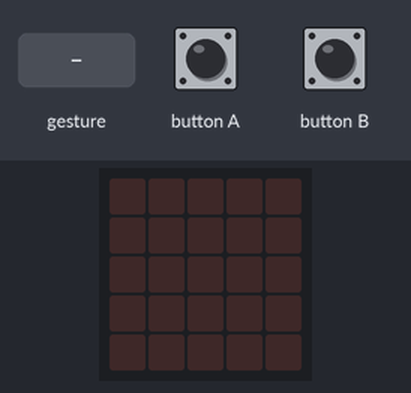
This program was run on a simulated BBC micro:bit running MicroPython. Shown: the board's 5×5 LED display. The inputs (shaded band) are chosen by the test bench. Random numbers come from a fixed seed; a tilt is held for 1.5 s and a shake lasts 1 s, then the board lies face up again.

Above: at 1.2 s.
1.3 s: gesture 'shake'
At 3.4 s:
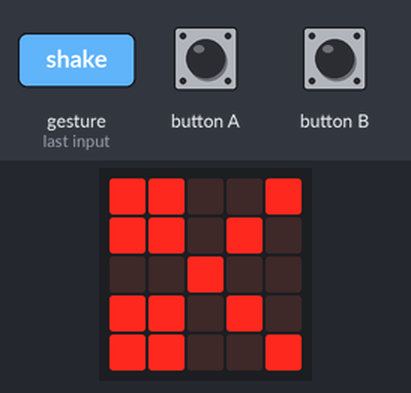
3.8 s: button B pressed for 3.2 s
At 8.1 s:
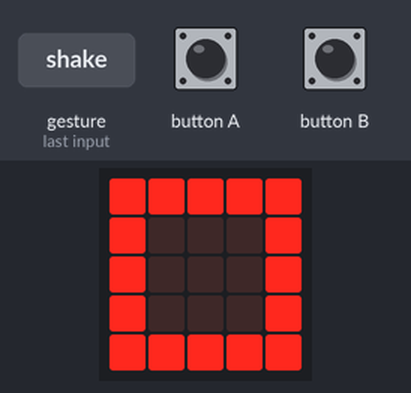
8.5 s: button B pressed for 0.15 s
At 8.57 s:
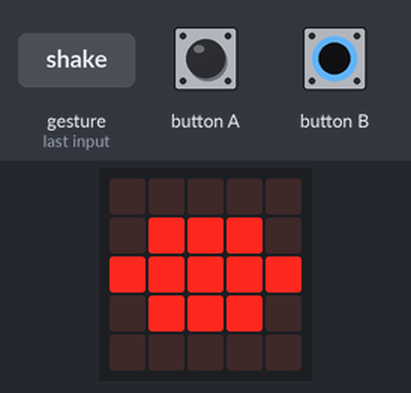
Timing chart, 0 to 11.5 s (numbered marks = the images above; inputs shaded):
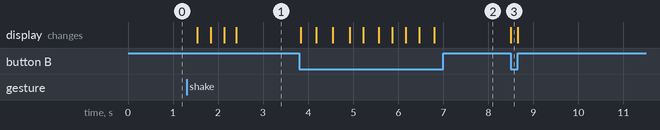

Measured:
- after the input at 1.3 s, the display: first changes after 0.24 s (image 1 shows a later state)
- after the input at 3.8 s, the display: changes at once (image 2)
- after the input at 8.5 s, the display: changes at once (image 3)

The program:

stein_saks_papir.py
```python
from microbit import *
import random

stein = Image("00000:"
              "09990:"
              "99999:"
              "09990:"
              "00000")

saks = Image("99009:"
             "99090:"
             "00900:"
             "99090:"
             "99009")

papir = Image("99999:"
              "90009:"
              "90009:"
              "90009:"
              "99999")

stein_saks_papir = [stein, saks, papir]

while True:
    if accelerometer.is_gesture("shake"):
        display.show(random.choice(stein_saks_papir))
    if button_a.was_pressed():
        display.show(random.choice(stein_saks_papir))
    if button_b.is_pressed():
        display.show(random.choice(stein_saks_papir))
```
